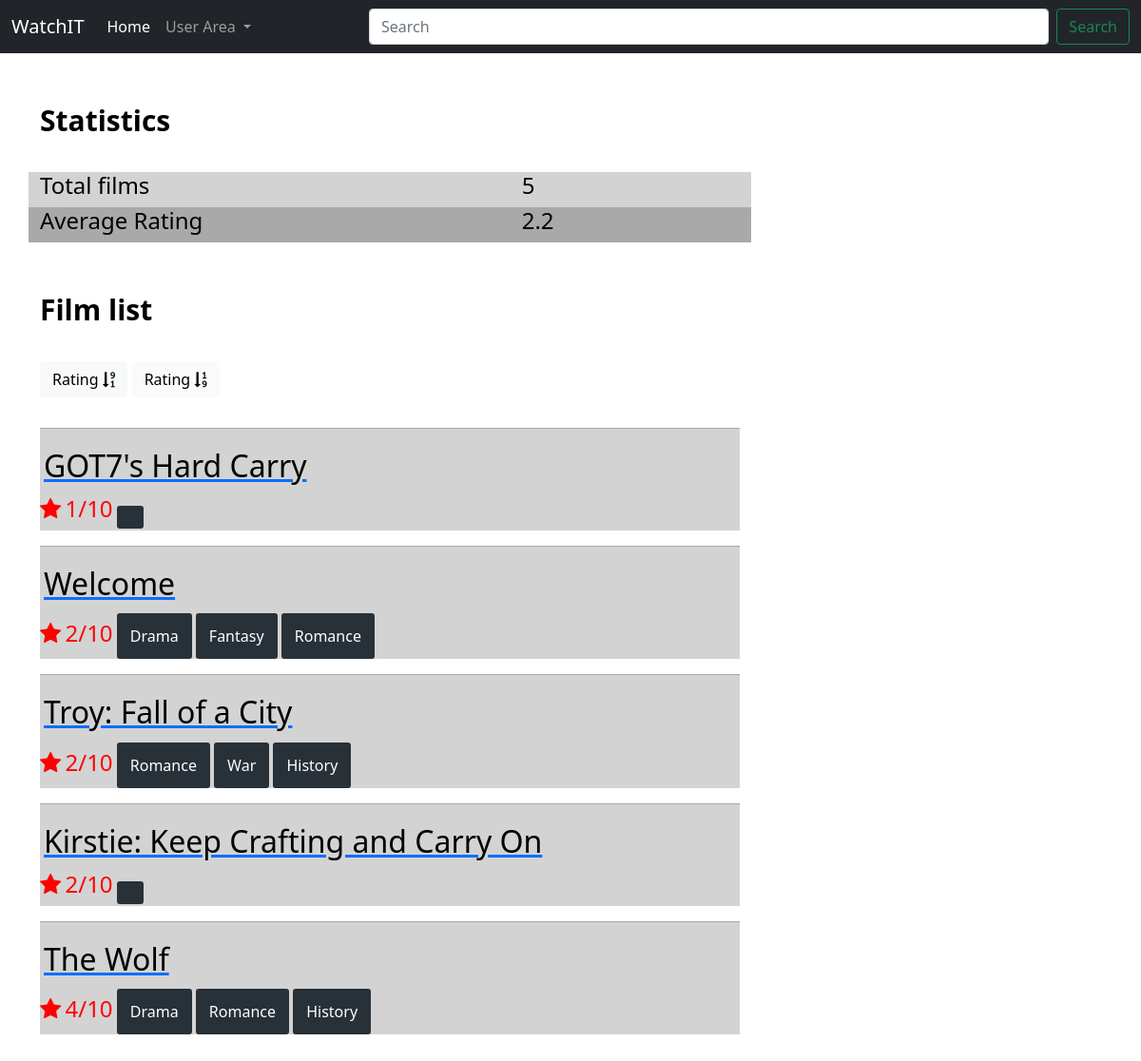
Screenshot of /profile/admin/?sort=2 with the database file from the repository.
### film/models.py (models this page shows)
class UserRating(models.Model):
    user = models.ForeignKey(User, on_delete=models.CASCADE)
    show = models.ForeignKey(Show, on_delete=models.CASCADE)
    rating = models.IntegerField()
    position = models.IntegerField(default=0)

class Show(models.Model):
    showid = models.IntegerField()
    genres = models.TextField(default='')
    status = models.TextField(default=32)
    image = models.TextField(default='')
    name = models.TextField(default='')

### film/views.py (the view)
# urls.py: path('profile/', user_views.profile, name='profile'),
def profile(request, username: str = ""):
    if not username:
        return redirect('film-home')
    try:
        user = User.objects.get(username=username)
    except User.DoesNotExist:
        return redirect('film-home')
    userfilms = UserRating.objects.filter(user=user)
    total = len(userfilms)
    average = 0
    for ur in userfilms:
        average += ur.rating
    if total:
        average = round(average/total, 2)
    sort_type = request.GET.get('sort')
    if not sort_type or not sort_type.isdigit():
        sort_type = 1
    sort_type = int(sort_type)
    if sort_type == 2:
        results = UserRating.objects.filter(user=user).order_by('rating')
    else:
        results = UserRating.objects.filter(user=user).order_by('-rating')
    for result in results:
        result.show.genres = result.show.genres.split(",")
    return render(request, 'film/profile.html', {'username': username,
                                                 'title': f"{username}'s profile",
                                                 'total': total,
                                              'average': average,
                                            'sort_type': sort_type,
                                            'results': results})

### film/templates/film/profile.html (shortened to what this page needs)
{% extends "film/base.html" %}
{% block content %}
<p style="font-size:30px; color:black"><b>Statistics</b></p><pre></pre>
<div class="row overview">
    <div class="container">
  <div class="row" style="background-color:lightgrey">
      <div class="col-8"><h4 style="color:black">Total films</h4></div>
      <div class="col-4"><h4 style="color:black">{{total}}</h4></div>
  </div>
        <div class="row" style="background-color:darkgrey">
      <div class="col-8"><h4 style="color:black">Average Rating</h4></div>
      <div class="col-4"><h4 style="color:black">{{average}}</h4></div>
  </div>
<p style="font-size:30px; color:black"><b>Film list</b></p><pre></pre>
{% if sort_type == 1 %}
    <button type="button" class="btn btn-light active">Rating <span class="fa fa-sort-numeric-desc"></span></button>
{% else %}
<a href="?sort=1" class="btn btn-light">Rating <span class="fa fa-sort-numeric-desc"></span></a>
{% endif %}
{% if sort_type == 2 %}
    <button type="button" class="btn btn-light active">Rating <span class="fa fa-sort-numeric-asc"></span></button>
{% else %}
<a href="?sort=2" class="btn btn-light">Rating <span class="fa fa-sort-numeric-asc"></span></a>
{% endif %}
{% if total %}
{% for result in results %}
        <article class="media content-section" style="background-color:lightgrey">
        <hr>
          <div class="media">
    <div class="media-body">
        <a href="/show/{{result.show.showid}}"><h2 style="padding: 4px 4px; color:black" class="media-heading">{{result.show.name}}</h2> </a>
        <h4 style="display:inline-block; color:red"><span class="fa fa-star checked"></span></h4>
        <h4 style="display:inline-block; color:red">{{result.rating}}/10</h4>
        {% for genre in result.show.genres %}
        <button style="color:white; border-radius:3px; display: inline-block; padding:12px 14px; text-align:center; background-color: #283038; border: none">{{genre}}</button>
        {% endfor %}
    </div>
  </div>
        </article>
    {% endfor %}
{% else %}
<h4 style="color:#a8bdad">Empty List!</h4>
{% endif %}
    <pre>
{% endblock content %}

### rows the page displays
UserRating: show.name "GOT7's Hard Carry", rating "1"
UserRating: show.name "Welcome", rating "2", genres "Drama" "Fantasy" "Romance"
UserRating: show.name "Troy: Fall of a City", rating "2", genres "Romance" "War" "History"
UserRating: show.name "Kirstie: Keep Crafting and Carry On", rating "2"
UserRating: show.name "The Wolf", rating "4", genres "Drama" "Romance" "History"

### other values shown
{{ total }} "5"
{{ average }} "2.2"
